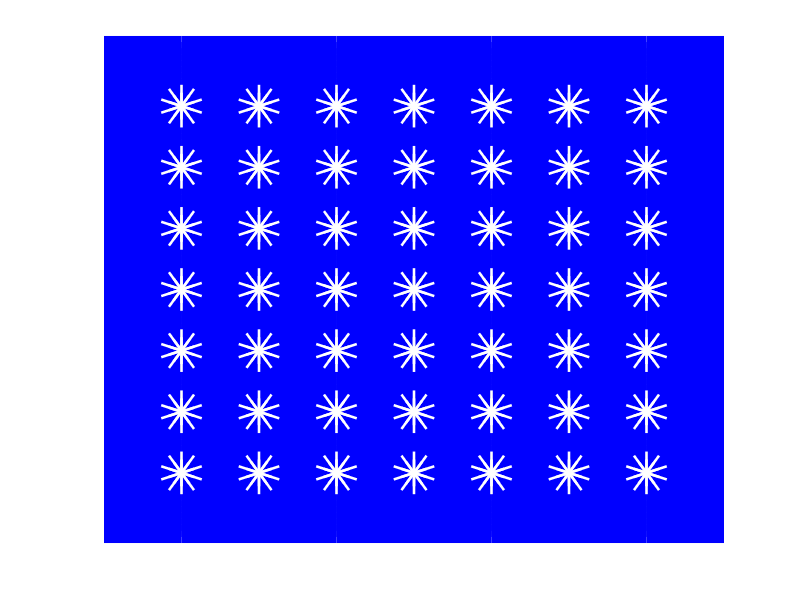

MATLAB code to generate this figure: (Note: this script raises an error after producing the figure.)
% Los programas en MATLAB se guardan con extensi�n *.m
% y para ejecutarlos basta con llamar desde la 
% l�nea de comandos al nombre sin la extensi�n *.m
% en este caso >>j4e

% Se utilizar� el flag 
% LIMPIAR para introducir c�digo de 
% aclaraci�n que puede ser eliminado 
% en la aplicaci�n de 4 en Raya
%LIMPIAR=1 para las sesiones de aprendizaje 
%LIMPIAR=0 para ejecutar normalmente
LIMPIAR=0;
% Puede observarse que no es necesario declaraci�n alguna
% previa a la utilizaci�n de la variable.
% Tras el aprendizaje eliminar las l�neas de 
% c�digo en los if correspondientes con LIMPIAR==1.



% MATLAB es un lenguaje interpretado, por tanto
% l�nea a l�nea se interpreta y ejecuta.
% Los errores aparecer�n al ejecutar la l�nea que
% contiene el error.
% El car�cter que indica un comentario a partir 
% del mismo es '%', que puede estar al principio 
% de la l�nea o en cualquier posici�n de la misma.
% Algunos editores espec�ficos tienen la opci�n
% de seleccionar un trozo de c�digo y comentar
% todas las l�neas a la vez y quitar esos
% comentarios.
%

%%%%%%%%%%%%%%%%%%%%%%%%%%%%%%%%%%%%%%%%%%%%%%%%%%%%
%%%%%%%%%%%%%%%%%%%%%%%%%%%%%%%%%%%%%%%%%%%%%%%%%%%%
% Antes de comenzar a desarrollar cualquier 
% programa es importante saber lo que se desea
% programar.
%%%%%%%%%%%%%%%%%%%%%%%%%%%%%%%%%%%%%%%%%%%%%%%%%%%%
%%%%%%%%%%%%%%%%%%%%%%%%%%%%%%%%%%%%%%%%%%%%%%%%%%%%




% OBJETIVO:
% Programar una aplicaci�n en MATLAB del juego 4 en raya
% contra el ordenador (que jugar� con la funci�n 
% make_move que no es necesario editar ni revisar).
% 
% PASO 1: 
% Representaci�n del tablero: representar una zona 
% uniforme con los huecos donde se colocan las fichas.
% 
% Vamos a utilizar dos variables para indicar el
% n�mero de columnas N y filas M (la funci�n de
% juego autom�tico est� desarrollada s�lo para 7 x 7).
% 
% En MATLAB no se necesitan declarar las variables 
% previamente, en este caso dado que vamos a utilizar 
% unas variables como globales para las funciones, debemos
% indicarlo mediante la declaraci�n global.
% Escriba 
global N M NIVEL
NIVEL=30
N=7;
M=7; 

% La funci�n make_move (s�lo funciona para tablero de 7x7)
% para asignar los n�meros de columnas y filas
% respectivamente de nuestro tablero de juego.
% 
% vuelva escibir N para comprobar su valor
% Escriba
%Observe que la condici�n if debe cerrarse con end.
if (LIMPIAR==1)
    %Observe que la condici�n if debe cerrarse con end.
    % La asignaci�n se realiza con un '=' y 
    % la comparaci�n con dos '=='
    N
    % La funci�n pause detiene la ejecuci�n hasta pulsar una tecla. Si la
    % funci�n se llama con un valor num�rico espera esos segundos para
    % continuar con la ejecuci�n.
    pause;
end

% Para ejecutar en modo depuraci�n puede realizarlo desde el mismo editor.
% En la parte superior puede encontrar:
% - Bot�n para ejecutar.
% - Bot�n para introducir breakpoints
% - Bot�n para eliminar breakpoints
% - Una vez que se est� ejecutando puede:
%     x Ejecutar paso a paso
%     x Ejecutar entrando en las funciones
%     x Ejecutar hasta el nuevo breakpoints.

if (LIMPIAR==1)
    % Una asignaci�n sin incluir el ; al final de la
    % l�nea indica por pantalla el resultado y no lo hace al incluir ';'
    % En las funciones que suponen una representaci�n cualquiera de las dos
    % opciones es v�lida.
    N=7;
end


% El interfaz gr�fico de MATLAB resulta muy �til.
% Con la siguiente instrucci�n se crea la figura 1
figure(1);
% Inicialmente estar� vac�a.

% El comando plot permite representar figuras
% con diferentes opciones de las que s�lo veremos algunos
% casos. Por ejemplo: 
if (LIMPIAR==1)
  % La representaci�n de una serie de 
  % puntos: [1 1] [2 2] [3 3] [4 0]
  % con cruces 'r' rojas en dichos puntos
  plot([1 2 3 4 ],[1 2 3 0],'rx');
  pause;
  % Unir esos puntos por una l�nea de grosor 3 y 'b' azul. 
  plot([1 2 3 4 ],[1 2 3 0],'b','LineWidth',3);
  pause;
  % Para revisar la descripci�n de cualquier funci�n
  % de MATLAB puede utilizarse 
  % 'help' (con la funci�n que se desea comprobar)
  help plot 
end

% Esta funci�n permite borrar una figura
clf;
% Esta funci�n permite borrar la pantalla de comandos
clc;

if (LIMPIAR==1)
  %     MATLAB funciona fundamentalmente con Matrices o 
  %     vectores en caso de una �nica fila o columna.
  % Un vector se puede definir manualmente escribiendo
%   los valores que forman el vector entre corchetes
%   separando por comas o espacios los elementos de cada columna
%   y por ';' las diferentes filas.
  n=[ 1 2 3 4]
  nn=[1,2,3,4]
  nnn=[1,2,3,4;1 2 3 4;1 2, 3 4]
  % Para crear un vector se puede utilizar ':', que crea un 
  % vector desde el n�mero inicial hasta el �ltimo
  % de uno en uno si no se indica otra cosa.
  
  n=0:N+1;
  pause;
  %observe la diferencia con:
  n=0:0.5:N+1
  
  % Puede realizar incrementos o decrementar
  n=4:-0.5:0
  %  Observe que los �ndices en MATLAB comienzan en 
  %  1 y se accede a los elementos con par�ntesis
  %  n(1)
  n(1)
  pause;
  n(2)
  pause;
  n(3)
  pause;
end;


% Para crear el tablero se realiza la representaci�n
% de una zona azul plana desde 0 a N+1 (el n�mero
% de columnas m�s uno)

n=0:N+1;
close('all');
figure('Color',[0 0 1]);

% Para representar el tablero azul uniforme
% se representan una serie de l�neas paralelas
% Observe la funci�n zeros que permite carear
% una matriz de ceros de las dimensiones indicadas
% Tambi�n se puede utilizar la funci�n ones: para
% crear una matriz de unos o eye para crear una 
% matriz identidad, 

% Observe que el bucle 'for' debe cerrarse con end
% que se ejecutar� para cada uno de los valores del
%vector que se utiliza en el mismo.
for m=0:0.1:M+1
  plot(n,zeros(1,length(n))+m,'b','LineWidth',13);
  % Los ejes de las representaciones se asignan
  % autom�ticamente, si desea unos ejes fijos
  % debe utilizarse la funci�n axis con los m�ximos
  % y m�nimos de cada eje.
  axis([0 N+1 0 M+1]);
  % Activamos la funci�n de sobreimpresi�n y todo lo que se escriba hasta
  % volver a deshabilitarla se representar� sobre la misma figura.
  hold on
  if (LIMPIAR==1)
    pause; 
  end
end

% Para no visualizar los ejes
axis('off');
if (LIMPIAR==1)
  pause;
end

% Para poner el fondo de la figura blanco
%savtoner('save');
if (LIMPIAR==1)
  % Representamos los huecos en blanco
  for n=1:N
    for m=1:M
        plot(n,m,'ow','LineWidth',25);
        pause;
    end
  end
end

% Una soluci�n alternativa es tener una matriz con los puntos y
% representarlos todos de una vez. Para ello, mediante la multiplicaci�n
% de matrices (vectores) construimos una matriz que volvemos
% a convertir en vector y representamos todos los puntos de una s�la vez.
% Compruebe eliminando el ; final la salida de cada una de estas 
% operaciones.
if (LIMPIAR==1)
    (1:N)
    (1:N)'
    ones(1,M)
    ones(1,M)'
    pause
end
%Matriz de M columnas de 1 a N
puntosx=((1:N)'*(ones(1,M)))';
% Conversi�n en una �nica columna concatenando las colummnas de partida
puntosx=puntosx(:);
% Obtenemos la transpuesta del vector, pasando de vector columna a vector
% fila
puntosx=puntosx';

% De forma similar para obtener las otras coordenadas
    %Vector columna de 1 a N, vector fila de 1 a M con 1, y los multiplica
puntosy=((1:N)'*(ones(1,M)));
puntosy=puntosy(:);
puntosy=puntosy';
plot(puntosx,puntosy,'ow','LineWidth',25);

% PASO 2: Bucle de secuencia de jugadas


% % Para indicar la jugada existente se va 
% a utilizar una MATRIZ con tantas celdas 
% como posiciones en el tablero. 
% Un cero en la matriz indica que no se ha
% jugado sobre esa posici�n, '1' indica que
% uno de los jugadores ha puesto una pieza
% y '-1' indica que el otro jugador ha 
% puesto una pieza.

% Iniciamos la MATRIZ utilizando la funci�n
% de MATLAB zeros.
global MATRIZ % definimos esta variable como global 
% para las funciones que la necesiten, dado que las funciones
% no tienen acceso a las variables externas a la misma, excepto
% que se indiquen mediante 'global' que es una variable global
MATRIZ=zeros(N,M);




% Utilizamos la funci�n ginput para recoger 
% la posici�n de la pulsaci�n del rat�n
% el par�metro de la funci�n indica cuantas pulsaciones debemos realizar
% antes de devolver el control con los datos de cada pulsaci�n.

%[x,y,b]=ginput(1);

MATRIZ = juegaMaquina(MATRIZ,M);
          
          
% Si se pulsa ESCAPE se acaba
% 'while' permite realizar un bucle mientras no se haya pulsado 
% la tecla ESCAPE, es necesario tener en cuenta que se puede salir
% de un bucle while o for mediante la funci�n 'break'

b=0;
while b~=27  % 27 corresponde con el valor devuelto al pulsar ESCAPE          
  % Si ha pulsado bot�n izquierdo del rat�n
  
  ganador=comprueba(MATRIZ);          
  if (ganador~=0)
            % Si se ha ganado alguno se sale
     break;
  end
  
  [x,y,b]=ginput(1);
  if (b==1)
      % Aseguramos que se opta por una columna 
      %  entre 1 y N.
      indice=round(x);
      % Los �ndices de las matrices comienzan en
      % 1 y deben ser n�meros enteros y si est� fuera de los l�mites 
      % asignamos el l�mite m�s cercano.
      if indice<1
        indice=1;
      end
      if indice>N
        indice=N;
      end
      % Si esa columna est� completa producimos un 
      % pitido para indicar que no es posible colocar
      % en esa posici�n.
      % Tenga en cuenta la forma de expresar 'diferente de ' que
      % se realiza mediante el caracter '~'
      if (MATRIZ(indice,M)~=0)
          beep;
      else
          % La condici�n se puede completar con 'else'
          % y el conjunto if-else debe acabar con end.
          
          % Recorremos la columna elegida desde la
          % primera fila hasta encontrar el primer hueco
          % para colocar la pieza que nos indican.
          
          MATRIZ = juegaPersona(MATRIZ, 1, M, indice);
          
        % Comprobamos si con esa juegada se ha ganado la partida.
        % Para llamar a una funci�n escrita por nosotros en un fichero
%         *.m se hace igual que si fuera una funci�n de MATLAB.
%         escribiendo su nombre, pasando los par�metros necesarios e 
%         igualando a los par�metros que devuelve esta funci�n.
%         Esta funci�n estar� descrita en un fichero con su mismo nombre y 
%         extensi�n .m
        ganador=comprueba(MATRIZ);
        %  Si no se ha ganado y hay m�s huecos el jugador autom�tico debe
        %  realizar el siguiente movimiento que se realiza mediante la
        %  llamada a otra funci�n indicando el tablero actual. 
      end
  end
  % Se comprueba si hay piezas por colocar
  % isempty: funci�n de MATLAB que indica si una matriz o vector est�
  % vac�a.
  % find: devuelve los elementos de la MATRIZ que cumplen la condici�n
  % indicada.
  % : indican en una matriz que se consideran todos los elementos de esa
  % dimanesi�n de la matriz, en este caso todas las filas.
  if (isempty(find(MATRIZ(:,M)==0))) 
      % Permite visualizar un mensaje por la pantalla
      disp('EMPATE');
      break;
  else
      % Si quedan piezas por poner y no ha ganado ninguno, vuelve a jugar
      % el primer jugador
      %[x,y,b]=ginput(1);
      
      MATRIZ = juegaMaquina(MATRIZ,M);
  end
end
hold off
pause;
close('all');
%liberamos la figura de la funci�n de sobreimpresi�n

